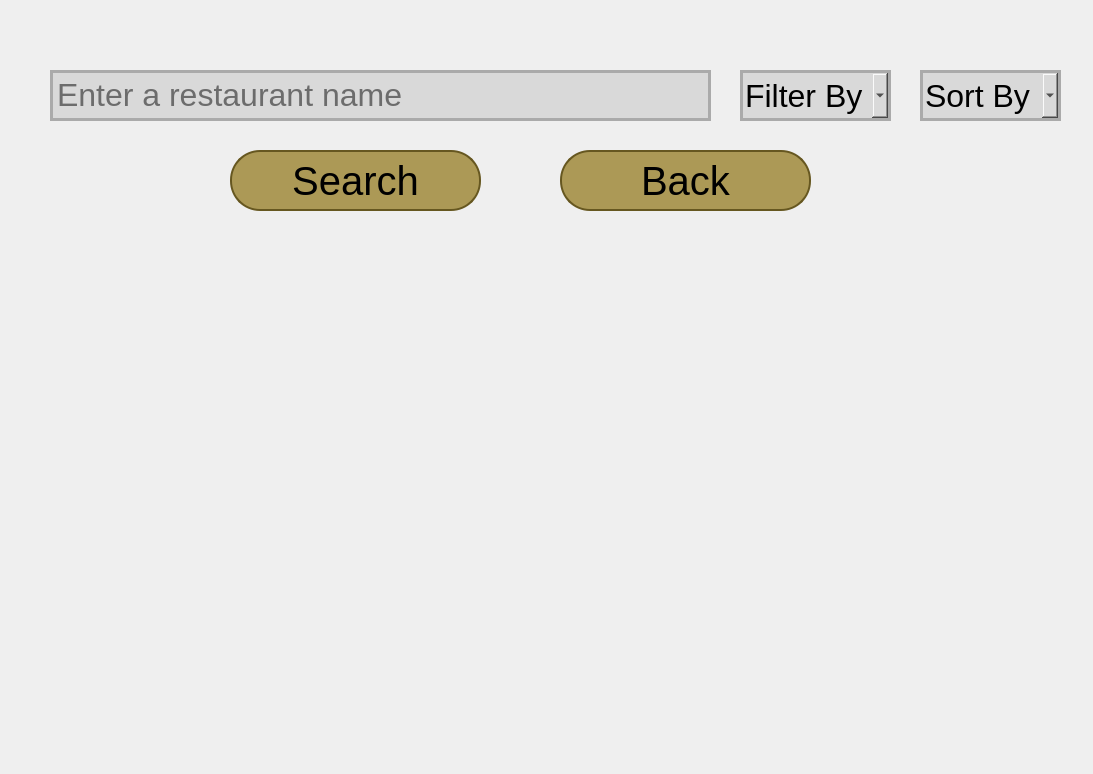
<?xml version="1.0" encoding="UTF-8"?>
<ui version="4.0">
 <class>Form</class>
 <widget class="QWidget" name="Form">
  <property name="geometry">
   <rect>
    <x>0</x>
    <y>0</y>
    <width>1093</width>
    <height>774</height>
   </rect>
  </property>
  <property name="windowTitle">
   <string>Form</string>
  </property>
  <widget class="QTextEdit" name="textEdit">
   <property name="geometry">
    <rect>
     <x>50</x>
     <y>70</y>
     <width>661</width>
     <height>51</height>
    </rect>
   </property>
   <property name="font">
    <font>
     <pointsize>24</pointsize>
    </font>
   </property>
   <property name="styleSheet">
    <string notr="true">border-radius: 30px;
border: 3px solid #AAA;
background: #D9D9D9;</string>
   </property>
   <property name="placeholderText">
    <string>Enter a restaurant name</string>
   </property>
  </widget>
  <widget class="QPushButton" name="pushButton">
   <property name="geometry">
    <rect>
     <x>230</x>
     <y>150</y>
     <width>251</width>
     <height>61</height>
    </rect>
   </property>
   <property name="font">
    <font>
     <pointsize>30</pointsize>
    </font>
   </property>
   <property name="styleSheet">
    <string notr="true">border-radius: 30px;
border: 2px solid #665720;
background: #AC9956;</string>
   </property>
   <property name="text">
    <string>Search</string>
   </property>
  </widget>
  <widget class="QComboBox" name="comboBox">
   <property name="geometry">
    <rect>
     <x>740</x>
     <y>70</y>
     <width>151</width>
     <height>51</height>
    </rect>
   </property>
   <property name="font">
    <font>
     <pointsize>24</pointsize>
    </font>
   </property>
   <property name="styleSheet">
    <string notr="true">border-radius: 30px;
border: 3px solid #AAA;
background: #D9D9D9;</string>
   </property>
   <item>
    <property name="text">
     <string>Filter By</string>
    </property>
   </item>
   <item>
    <property name="text">
     <string>Minimum number of stars</string>
    </property>
   </item>
   <item>
    <property name="text">
     <string>City</string>
    </property>
   </item>
   <item>
    <property name="text">
     <string>Name</string>
    </property>
   </item>
  </widget>
  <widget class="QComboBox" name="comboBox_3">
   <property name="geometry">
    <rect>
     <x>920</x>
     <y>70</y>
     <width>141</width>
     <height>51</height>
    </rect>
   </property>
   <property name="font">
    <font>
     <pointsize>24</pointsize>
    </font>
   </property>
   <property name="styleSheet">
    <string notr="true">border-radius: 30px;
border: 3px solid #AAA;
background: #D9D9D9;</string>
   </property>
   <item>
    <property name="text">
     <string>Sort By</string>
    </property>
   </item>
   <item>
    <property name="text">
     <string>Name</string>
    </property>
   </item>
   <item>
    <property name="text">
     <string>City</string>
    </property>
   </item>
   <item>
    <property name="text">
     <string>Number of stars</string>
    </property>
   </item>
  </widget>
  <widget class="QPushButton" name="pushButton_2">
   <property name="geometry">
    <rect>
     <x>560</x>
     <y>150</y>
     <width>251</width>
     <height>61</height>
    </rect>
   </property>
   <property name="font">
    <font>
     <pointsize>30</pointsize>
    </font>
   </property>
   <property name="styleSheet">
    <string notr="true">border-radius: 30px;
border: 2px solid #665720;
background: #AC9956;</string>
   </property>
   <property name="text">
    <string>Back</string>
   </property>
  </widget>
 </widget>
 <resources/>
 <connections/>
</ui>
